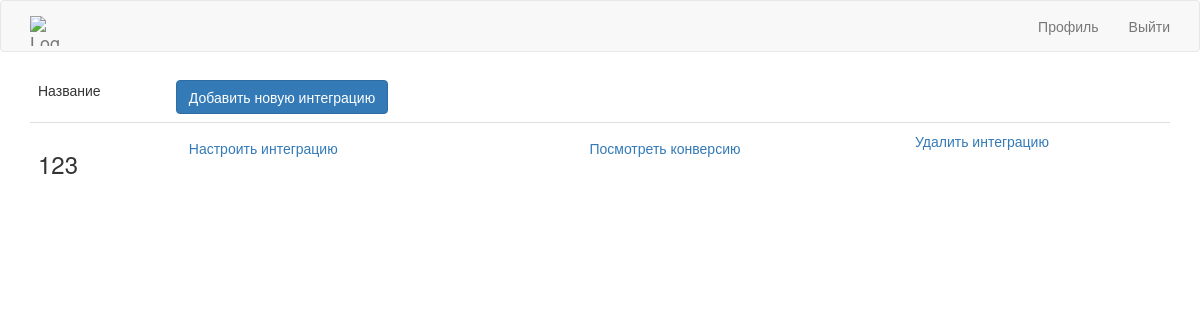
The app's page /user_integrations (signed in), older data.
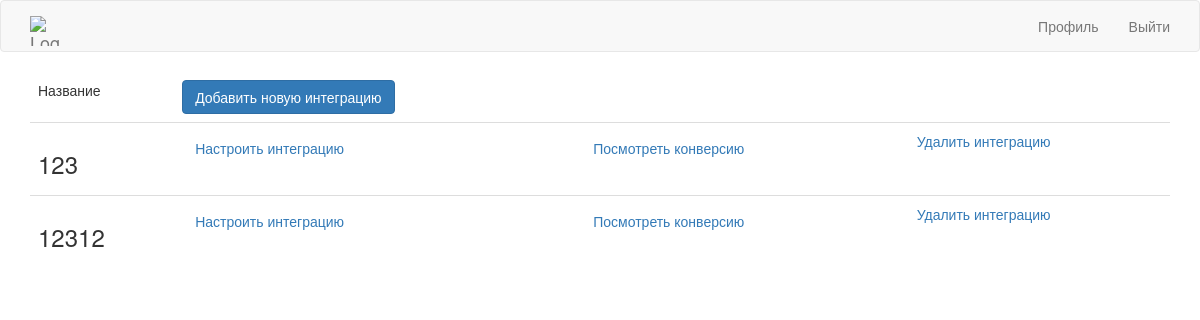
The same page, newer data.
### app/models.py (models this page shows, shortened)
class Integration(UserMixin,db.Model):
    id = db.Column(db.Integer, primary_key=True)
    user_id = db.Column(db.Integer, db.ForeignKey('user.id'))
    integration_name = db.Column(db.String(100))
    api_key = db.Column(db.String(100))
    user_domain = db.Column(db.String(100))
    metrika_key = db.Column(db.String(100))
    metrika_counter_id = db.Column(db.Integer)
    clickhouse_login = db.Column(db.String(20))
    clickhouse_password = db.Column(db.String(20))
    clickhouse_host = db.Column(db.String(200))
    clickhouse_db = db.Column(db.String(200))

### app/main/routes.py (the view)
@bp.route('/user_integrations', methods=['GET'])
@login_required
def user_integrations():
    user = User.query.filter_by(id=current_user.id).first()
    integrations = user.integrations.all()
    return render_template('user_integrations.html', integrations=integrations)

### app/models.py (called while the page is built)
@login.user_loader
def load_user(id):
    return User.query.get(int(id))

### app/templates/user_integrations.html
{% extends "base.html" %}
{% block app_content %}
<table class="profile table table-hover">
    <thead>
        <tr>
            <td>
                Название
            </td>
            <td>
              <a class="btn btn-primary"
              href="{{url_for('main.create_integration')}}"
              role="button">
              Добавить новую интеграцию
            </a>
            </td>
            <td>
            </td>
        </tr>
      </thead>
    <tbody>
    {% for integration in integrations %}
        {% include '_integration.html' %}
    {% endfor %}
    </tbody>
</table>
{% endblock %}

### app/templates/base.html (shortened to what this page needs)
{% extends 'bootstrap/base.html' %}
{% block head %}
{{ super() }}
<link id="load-css-0" rel="stylesheet" type="text/css" href="https://www.gstatic.com/charts/48.1/css/core/tooltip.css">
<link id="load-css-1" rel="stylesheet" type="text/css" href="https://www.gstatic.com/charts/48.1/css/util/util.css">
{% endblock %}
{% block navbar %}
  <nav class="navbar navbar-default">
      <div class="container">
      <ul class="nav navbar-nav navbar-left">
        <li>
          <a class="navbar-brand" href="{{ url_for('main.index') }}">
          <img src="https://ffb2efd5105ff0aedbc9-9cdacdeebf0faa19b665bf427f0c8092.ssl.cf1.rackcdn.com/img/getresponse.png" width="30" height="30" alt="Logo">
          </a>
        </li>
      </ul>
      <ul class="nav navbar-nav navbar-right">
        {% if current_user.is_authenticated %}
        <li>
        <a href="{{ url_for('main.profile') }}" class="navbar-item">
            Профиль
        </a>
        </li>
        {% endif %}
        {% if current_user.is_authenticated %}
        <li>
        <a href="{{ url_for('auth.logout') }}" class="navbar-item">
            Выйти
        </a>
        </li>
        {% endif %}
      </ul>
    </div>
</nav>
        {% endblock %}
        {% block content %}
            <div class="container">
                {% block app_content %}{% endblock %}
            </div>
        {% endblock %}

### app/templates/_integration.html
<tr id='{{integration.id}}'>
    <td>
       <h3>{{integration.integration_name}}</h3>
    </td>
    <td>
      <a class="btn btn-link"
      href="{{url_for('main.edit_integration', integration_id = integration.id) }}"
      role="button">
        Настроить интеграцию
      </a>
    </td>
    <td>
      <a class="btn btn-link"
      href="{{url_for('metrika.metrika', integration_id = integration.id) }}"
      role="button">
        Посмотреть конверсию
      </a>
    </td>
    <td>
      <a href="javascript:delete_integration('{{ integration.id }}')">{{ ('Удалить интеграцию') }}</a>
    </td>
</tr>

Row changes from the older to the newer data that the page shows:
now on this page (row edited): Integration: integration_name "12312", value "Удалить интеграцию"
